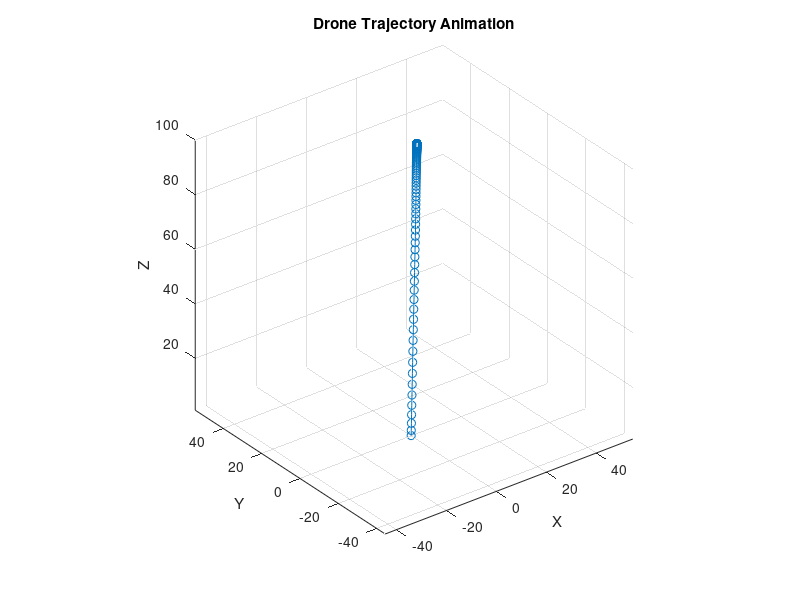
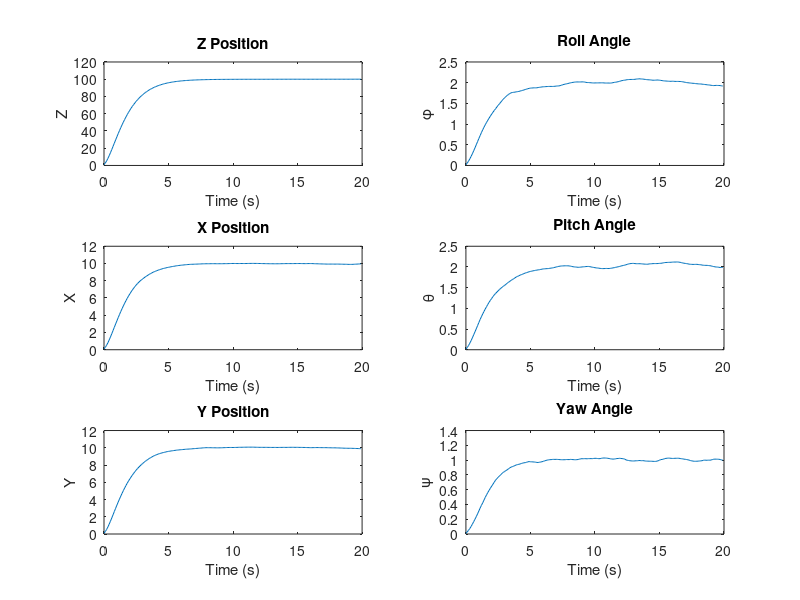

These charts were generated, in order, by the following MATLAB code: (Note: this script raises an error after producing the figures.)
clear all;
close all;
clc;

%% Parameters of drone
m = 0.6150; % mass
g = 9.81; % gravity

omega = 0.3; % We define omega = -w1-w2+w3+w4, with wi the angular velocity for each rotor.
Jx = 0.0154;
Jy = 0.0154;
Jz = 0.0309;
Jr = 0.05; % Inertia of the entire motors and rotors around the axis of the body.

a1 = (Jy - Jz) / Jx;  b1 = Jr * omega / Jx;  c1 = 1 / Jx;
a2 = (Jz - Jx) / Jy;  b2 = Jr * omega / Jy;  c2 = 1 / Jy;
a3 = (Jx - Jy) / Jz;  c3 = 1 / Jz;

%% Initialization
% Initial position, velocity, acceleration, and pose
x = 0;  x_dot = 0;
y = 0;  y_dot = 0;
z = 0;  z_dot = 0;

phi = 0;  phi_dot = 0;
theta = 0;  theta_dot = 0;
psi = 0;  psi_dot = 0;

% Target position, velocity, acceleration, and pose
xd = 10;  xd_v = 0;  xd_a = 0;
yd = 10;  yd_v = 0;  yd_a = 0;
zd = 100;  zd_v = 0;  zd_a = 0;

phid = 2;  dphid = 0;  ddphid=0;
thetad = 2;  dthetad = 0;  ddthetad=0;
psid = 1;  dpsid = 0;  ddpsid=0;

% Gains
[k1,k2,k3,k4,k5,k6,k7,k8,k9,k10,k11,k12] = deal(1);

%% Loop

num_steps = 200;
dt = 0.1;  % Adjusted time step for better animation

% Arrays to store state values
phi_array = zeros(num_steps, 1);
theta_array = zeros(num_steps, 1);
psi_array = zeros(num_steps, 1);
z_array = zeros(num_steps, 1);
x_array = zeros(num_steps, 1);
y_array = zeros(num_steps, 1);

figure;

for t = 1:num_steps
    % Adding noises to states
    
    % The main elements of the noise problem are analysed:
    % a. The amount of noise that each state can withstand is checked by varying the coefficient in front of randn
    %    Assessment indicators: 
    %    1. Within 200 steps (the simulation time can be reduced or extended appropriately, depending on the convergence). 
    %       Whether to reach a stable value (stable value interval).
    %       Note that the stable value here is not strictly the objective value. 
    %       For example, if the target value of x is 10, since the system is not able to converge perfectly to 10, 
    %       we can consider that any value in the range of 10 +- 0.05 is considered to reach the stable value.
    %    2. If a stabilised value is reached, the change in system performance compared to the previous situation without noise. 
    %       For example, whether there is a certain delay, whether there is still a certain fluctuation in the final, etc.. 
    %    3. Compare the fluctuations of the curves to reflect the effect of noise on the system.
    % b. Extension analysis: whether the size of the noise amplitude that can be added is related to the target value of that state quantity. 
    %    For example, when zd is 100, it can withstand 10*randn noise, and when zd is 10 the original noise will significantly interfere with the system.
    
    x1 = phi+0.1*randn(1);
    x2 = phi_dot+0.1*randn(1);
    x3 = theta+0.1*randn(1);
    x4 = theta_dot+0.1*randn(1);
    x5 = psi+0.1*randn(1);
    x6 = psi_dot+0.1*randn(1);
    x7 = z+0*randn(1);
    x8 = z_dot+0.1*randn(1);
    x9 = x+0.1*randn(1);
    x10 = x_dot+0.1*randn(1);
    x11 = y+0.1*randn(1);
    x12 = y_dot+0.1*randn(1);
    
    % Position system
    ez_dot = x8 - zd_v;
    e2 = x8 - zd_v + k1 * (x7 - zd);
    ex_dot = x10 - xd_v;
    e3 = x10 - xd_v + k3 * (x9 - xd);
    ey_dot = x12 - yd_v;
    e4 = x12 - yd_v + k5 * (x11 - yd);
    
    u1 = m * (g - zd_a + k1 * ez_dot + k2 * e2) / (cos(x1) * cos(x3));
    ux = m * (-xd_a + k3 * ex_dot + k4 * e3) / u1;
    uy = m * (-yd_a + k5 * ey_dot + k6 * e4) / u1;

    % Pose system
%     phid = asin(ux * sin(x5) - uy * cos(x5));
%     thetad = asin(ux / (cos(x1) * cos(x5)) - sin(x1) * sin(x5) / (cos(x1) * cos(x5)));
    
    ephi_dot = x2 - dphid;
    e5 = x2 - dphid + k7 * (x1 - phid);
    etheta_dot = x4 - dthetad;
    e6 = x4 - dthetad + k9 * (x3 - thetad);
    epsi_dot = x6 - dpsid;
    e7 = x6 - dpsid + k11 * (x5 - psid);
    
    u2 = (-x4 * x6 * a1 + x4 * b1 + ddphid - k7 * ephi_dot - k8 * e5) / c1;
    u3 = (-x2 * x6 * a2 + x2 * b2 + ddthetad - k9 * etheta_dot - k10 * e6) / c2;
    u4 = (-x2 * x4 * a3 + ddpsid - k11 * epsi_dot - k12 * e7) / c3;

    % Update of states
    phi_double_dot = x4 * x6 * a1 - x4 * b1 + c1 * u2;
    theta_double_dot = x2 * x6 * a2 - x2 * b2 + c2 * u3;
    psi_double_dot = x2 * x4 * a3 + c3 * u4;
    z_double_dot = g - u1 * cos(x1) * cos(x3) / m;
    x_double_dot = -u1 * ux / m;
    y_double_dot = -u1 * uy / m;

    % Euler integration to update velocities
    phi_dot = phi_dot + phi_double_dot * dt;
    theta_dot = theta_dot + theta_double_dot * dt;
    psi_dot = psi_dot + psi_double_dot * dt;
    z_dot = z_dot + z_double_dot * dt;
    x_dot = x_dot + x_double_dot * dt;
    y_dot = y_dot + y_double_dot * dt;

    % Euler integration to update states
    phi = phi + phi_dot * dt;
    theta = theta + theta_dot * dt;
    psi = psi + psi_dot * dt;
    z = z + z_dot * dt;
    x = x + x_dot * dt;
    y = y + y_dot * dt;

    % Store state values
    if t <= num_steps
        phi_array(t,1) = phi;
        theta_array(t) = theta;
        psi_array(t) = psi;
        z_array(t) = z;
        x_array(t) = x;
        y_array(t) = y;
    end

    % Plot animation
    plot3(x_array, y_array, z_array, '-o');
    xlabel('X');
    ylabel('Y');
    zlabel('Z');
    title('Drone Trajectory Animation');
    grid on;
    axis equal;
    drawnow;
end
%% Create subplots for each state variable
figure;

subplot(3, 2, 2);
plot(0:dt:(num_steps-1)*dt, phi_array, '-');
xlabel('Time (s)');
ylabel('\phi');
title('Roll Angle');

subplot(3, 2, 4);
plot(0:dt:(num_steps-1)*dt, theta_array, '-');
xlabel('Time (s)');
ylabel('\theta');
title('Pitch Angle');

subplot(3, 2, 6);
plot(0:dt:(num_steps-1)*dt, psi_array, '-');
xlabel('Time (s)');
ylabel('\psi');
title('Yaw Angle');

subplot(3, 2, 1);
plot(0:dt:(num_steps-1)*dt, z_array, '-');
xlabel('Time (s)');
ylabel('Z');
title('Z Position');

subplot(3, 2, 3);
plot(0:dt:(num_steps-1)*dt, x_array, '-');
xlabel('Time (s)');
ylabel('X');
title('X Position');

subplot(3, 2, 5);
plot(0:dt:(num_steps-1)*dt, y_array, '-');
xlabel('Time (s)');
ylabel('Y');
title('Y Position');

% Adjust the layout
sgtitle('Drone State Variables Over Time');
% Compare the final value with noise and the value disered.
disp('final value for 6 outputs');
disp(x_array(num_steps));
disp(y_array(num_steps));
disp(z_array(num_steps));
disp(phi_array(num_steps));
disp(theta_array(num_steps));
disp(psi_array(num_steps));
